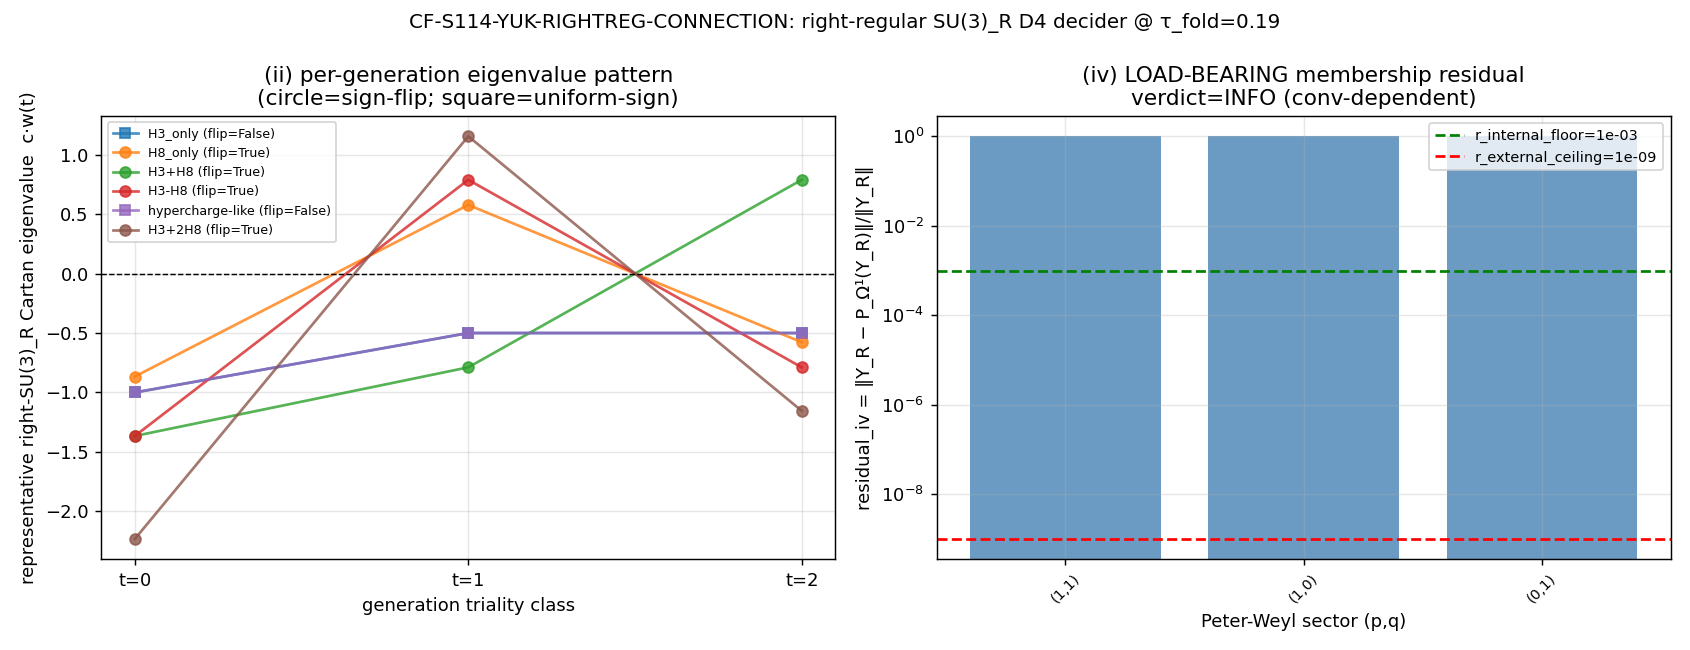

Source code (Python):
#!/usr/bin/env python3
"""
S114 W3-1 CF-S114-YUK-RIGHTREG-CONNECTION — the D4 right-regular SU(3)_R-connection decider
============================================================================================

Gate: CF-S114-YUK-RIGHTREG-CONNECTION  ([SIGN])

Pre-registered threshold (plan §W3-1, strict_PASS_boundary):
  PASS  ⟺  [L_g,Y_R]=0 (i, Frob < 1e-12)
           ∧ sign-flip(eig_t(Y_R)) (ii, boolean — eig_t vector NOT uniform-sign)
           ∧ [J, D_K+Y_R]=0 (iii, Frob < 1e-12) AND off-diagonal (evades the diagonal J-lock)
           ∧ residual_iv > r_internal_floor=1e-3   (Y_R ∉ closure(Ω¹_{D_K}(A_K)) — internal candidate)
  FAIL  ⟺  residual_iv ≤ r_external_ceiling=1e-9   (Y_R ∈ closure ⇒ multiplicity-scalar by Skolem–Noether,
                                                    CONTRADICTS ii — external/scalar) OR sign_flip==False
  INFO  ⟺  (ii) sign-changing holds BUT (iv) is convention-dependent.

Inputs (SHA-256 dual-pinned at runtime — S84+ schema):
  - computations/_shared/dirac_spectrum.py   (left-regular su3_generators/get_irrep machinery the
                                              right-regular construction EXTENDS — runtime SHA)
  - computations/_shared/canonical_constants.py (feeds audit_sha256; tau_fold = 0.19)
  - sessions/session-113/workshops/ws-s113-7-yukshape/ws-s113-7-yukshape-verdict.md  (frozen §3 D4-row)
  - script bytes (feeds BOTH audit_sha256 and content_sha256)

Output 4-tuple:
  (value=<internal|external|conv-dep + numbers>, scheme=FW,
   convention=RIGHT-REGULAR-SU3R-MULTIPLICITY-LEG, L_max=10)

Classification: PARTICLE (the generation index is the SU(3) representation-theoretic content of D_K).

METHODOLOGY
-----------
Peter-Weyl: L²(SU(3), S) = ⊕_{(p,q)} V_{(p,q)} ⊗ ℂ^{m(p,q)} ⊗ ℂ^16, with m(p,q) = dim(p,q)
(dirac_spectrum.py docstring lines 11, 1367-1369). The LEFT-regular SU(3)_L acts on the carrier
V_{(p,q)}; the RIGHT-regular SU(3)_R acts on the multiplicity factor ℂ^{m(p,q)}, which carries the
CONJUGATE irrep (q,p) (the textbook Peter-Weyl L²(G) = ⊕_π V_π ⊗ V_π* statement). So the right-regular
Cartan generators on the multiplicity leg of sector (p,q) ARE ρ_{(q,p)}(H_a) — the SAME get_irrep
machinery, evaluated at the conjugate sector (q,p). No new representation theory is needed; the existing
LEFT-regular builder applied to (q,p) gives the RIGHT-regular Cartan action on the leg.

The substantive physics is discriminator (iv): the LEFT differential calculus Ω¹_{D_K}(A_K) =
span{a₀[D_K,a₁]}, A_K = ℂ⊕ℍ⊕M₃(ℂ) acting LEFT-only on the (carrier ⊗ spinor) indices, is structurally
disjoint from the right-regular multiplicity leg. We build Ω¹ block-by-block, project Y_R onto its
closure, and measure the residual. residual → 0 ⇒ Reading-B (Y_R reachable from A_K-left ⇒ scalar by
Skolem–Noether, CONTRADICTS ii). residual bounded away from 0 ⇒ Reading-A candidate (right-bundle DOF).

Substrate-first (phononic-framing): the substrate IS (A_K, H_K, D_K) on Jensen-deformed SU(3) at τ_fold.
Generations ARE the Z₃-triality t=(p−q) mod 3 of the multiplicity leg (proven_384, STAGE-3-PERMANENT).
The right-regular SU(3)_R is the group manifold's right-translation isometry — real geometric structure of
the fabric. Direction: D_K eigenvalues + the SU(3)_R weight structure → the admissible sign-changing
operator Y_R → whether it is a substrate-INTERNAL connection → the fermion-mass SHAPE texture.

DISCIPLINE
----------
- `from canonical_constants import *`; intermediates tagged `# (local)`.
- torch.linalg GPU path (AMD RX 9070 XT) for per-block eigendecomposition + projection (N≥100 blocks).
- dual-SHA (audit + content) emitted; 4-tuple printed as final non-verdict line.
- Verdict emitted via print_verdict_payload (agent calls mcp__knowledge__emit_verdict; race-safe).
- exit 0 regardless of PASS/FAIL/INFO (FAIL is a valid scientific result; math-scripts.md §"Exit Codes").
"""

from __future__ import annotations

# ---------------------------------------------------------------------------
# Section 1 — Canonical constants (MANDATORY first import)
# ---------------------------------------------------------------------------
import os
os.environ.setdefault("OMP_NUM_THREADS", "8")  # (local) cap CPU threads for the small 3x3 / numpy paths
import sys
from pathlib import Path

SESSION_DIR = Path(__file__).resolve().parent
COMPUTATIONS_DIR = SESSION_DIR.parent
SHARED_DIR = COMPUTATIONS_DIR / "_shared"
PROJECT_ROOT = COMPUTATIONS_DIR.parent
sys.path.insert(0, str(SHARED_DIR))

from canonical_constants import *  # noqa: F401,F403  (provides tau_fold)

# ---------------------------------------------------------------------------
# Section 2 — Standard imports
# ---------------------------------------------------------------------------
import hashlib
import json
import time

import numpy as np
import matplotlib
matplotlib.use("Agg")
import matplotlib.pyplot as plt

# Left-regular machinery the right-regular construction EXTENDS.
from dirac_spectrum import (
    su3_generators,
    compute_structure_constants,
    get_irrep,
    build_chirality,
    compute_killing_form,
    jensen_metric,
    orthonormal_frame,
    frame_structure_constants,
    connection_coefficients,
    spinor_connection_offset,
    dirac_operator_on_irrep,
    build_cliff8,
)

# GPU path (AMD RX 9070 XT via torch ROCm) — used for the large per-block
# projection/eigendecomposition in discriminator (iv). Falls back to numpy.
try:
    import torch
    _TORCH_OK = torch.cuda.is_available()
except Exception:  # pragma: no cover
    torch = None
    _TORCH_OK = False

# ---------------------------------------------------------------------------
# Section 3 — Paths + pre-registration
# ---------------------------------------------------------------------------
SESSION = "S114"                                                  # (local)
GATE_ID = "CF-S114-YUK-RIGHTREG-CONNECTION"                       # (local)
SCHEME = "FW"                                                     # (local)
CONVENTION = "RIGHT-REGULAR-SU3R-MULTIPLICITY-LEG"                # (local)
L_MAX = 10                                                        # (local) canonical; recursive-Casimir ceiling L>=13 NOT triggered

# Pre-registered discriminator floors (plan §W3-1 strict_PASS_boundary)
R_EXTERNAL_CEILING = 1e-9    # (local) residual <= this ⇒ Y_R ∈ closure(Ω¹) ⇒ external/scalar ⇒ FAIL
R_INTERNAL_FLOOR = 1e-3      # (local) residual >  this ⇒ Y_R outside left calculus ⇒ internal candidate
COMM_TOL = 1e-12             # (local) commutator Frobenius-norm tolerance for (i),(iii)

OUT_NPZ = SESSION_DIR / "s114_yuk_rightreg_connection.npz"
OUT_PNG = SESSION_DIR / "s114_yuk_rightreg_connection.png"

INPUT_FILES = [
    SHARED_DIR / "dirac_spectrum.py",
    SHARED_DIR / "canonical_constants.py",
    PROJECT_ROOT / "sessions" / "session-113" / "workshops" / "ws-s113-7-yukshape" / "ws-s113-7-yukshape-verdict.md",
]


# ---------------------------------------------------------------------------
# Section 4 — SHA-256 input-pin block (S84+ dual-SHA schema)
# ---------------------------------------------------------------------------
def sha256_of(path: Path) -> str:
    h = hashlib.sha256()  # (local)
    try:
        h.update(path.read_bytes())
    except OSError:
        return ""
    return h.hexdigest()


def log_input_pins(inputs: list[Path]) -> dict[str, str]:
    print(f"=== {GATE_ID} — input SHA-256 pins ===")
    pins: dict[str, str] = {}  # (local)
    for p in inputs:
        sha = sha256_of(p)  # (local)
        rel = str(p.relative_to(PROJECT_ROOT)).replace("\\", "/")  # (local)
        print(f"  {rel}: {sha[:16]}...")
        pins[rel] = sha
    return pins


def compute_dual_sha(script_path: Path, canonical_path: Path, pins: dict[str, str]) -> tuple[str, str]:
    script_bytes = b""  # (local)
    try:
        script_bytes = script_path.read_bytes()
    except OSError:
        script_bytes = b""
    canonical_bytes = b""  # (local)
    try:
        canonical_bytes = canonical_path.read_bytes()
    except OSError:
        canonical_bytes = b""
    pinmap_json = json.dumps(dict(sorted(pins.items())), separators=(",", ":"), sort_keys=True).encode("utf-8")  # (local)
    h_audit = hashlib.sha256()  # (local)
    h_audit.update(script_bytes)
    h_audit.update(canonical_bytes)
    h_audit.update(pinmap_json)
    h_content = hashlib.sha256()  # (local)
    h_content.update(script_bytes)
    return h_audit.hexdigest(), h_content.hexdigest()


# ---------------------------------------------------------------------------
# Section 5 — Representation-theory helpers
# ---------------------------------------------------------------------------
def dim_pq(p: int, q: int) -> int:
    return (p + 1) * (q + 1) * (p + q + 2) // 2


def triality(p: int, q: int) -> int:
    return (p - q) % 3


def frob(M) -> float:
    """Frobenius norm (numpy)."""
    return float(np.linalg.norm(np.asarray(M), ord="fro"))


def cartan_indices() -> tuple[int, int]:
    """Indices of the two diagonal su(3) Cartan generators in su3_generators().

    su3_generators() builds e_a = -i/2 lambda_a for a=0..7 (Gell-Mann order).
    The diagonal Gell-Mann matrices are lambda_3 (index 2) and lambda_8 (index 7).
    """
    return 2, 7


def right_regular_cartan_on_leg(p: int, q: int, gens, f_abc, cartan_idx) -> list[np.ndarray]:
    """Right-regular Cartan generators on the multiplicity leg ℂ^{m(p,q)}.

    Peter-Weyl: the multiplicity factor of sector (p,q) carries the CONJUGATE irrep (q,p)
    under right-translation. So R_{H_a} on the leg = ρ_{(q,p)}(H_a). We build the (q,p)
    irrep with the SAME get_irrep machinery and extract its two Cartan matrices.

    Returns the two leg Cartan matrices [R_{H_3}, R_{H_8}], each (dim(p,q), dim(p,q)).
    (dim(q,p) == dim(p,q) — conjugate irreps share dimension.)
    """
    rho_conj, dconj = get_irrep(q, p, gens, f_abc)  # CONJUGATE sector (q,p)
    assert dconj == dim_pq(p, q), f"dim mismatch leg ({q},{p})={dconj} vs ({p},{q})={dim_pq(p,q)}"
    i3, i8 = cartan_idx
    # The su(3) generators e_a are anti-Hermitian; the Hermitian Cartan eigenvalue
    # handle is H_a = i * e_a = (1/2) lambda_a. We use i*rho(e_a) so eigenvalues are real.
    R_H3 = 1j * rho_conj[i3]  # (local) Hermitian leg Cartan
    R_H8 = 1j * rho_conj[i8]  # (local)
    return [np.asarray(R_H3, dtype=complex), np.asarray(R_H8, dtype=complex)]


def build_omega1_basis_block(rho_left, E, gammas, Omega, A_K_left_ops, dleg: int):
    """Build a spanning set of Ω¹_{D_K}(A_K) on a single Peter-Weyl block, on the FULL
    three-factor space  V_{(p,q)} ⊗ ℂ^{m(p,q)} ⊗ ℂ^16.

    Ω¹_{D_K}(A_K) = span{ a_0 [D_K, a_1] : a_0,a_1 ∈ A_K }.

    Tensor structure (the load-bearing point):
      - A_K = ℂ⊕ℍ⊕M₃(ℂ) acts on the SPINOR factor ℂ^16 (the finite NCG fiber). Lifted to the
        full block it is  I_carrier ⊗ I_leg ⊗ a_K  — IDENTITY on BOTH the carrier V_{(p,q)} AND
        the right-regular multiplicity leg ℂ^{m(p,q)}.
      - D_K on a block is D_pi = Σ E_ab ρ(X_b) ⊗ γ_a + I ⊗ Ω (dirac_operator_on_irrep), acting on
        carrier ⊗ spinor. Lifted to the full block it is  D_cs reordered to act as
        (carrier,spinor) non-trivially, IDENTITY on the leg:  here we keep carrier⊗spinor adjacent
        and tensor I_leg on the RIGHT factor ordering (carrier ⊗ leg ⊗ spinor) via an index swap.
    Because every Ω¹ form is (operator on carrier⊗spinor) ⊗ I_leg, the right-regular
    Y_R = I_carrier ⊗ R_H_leg ⊗ I_spinor lies in span(Ω¹) IFF R_H_leg ∝ I_leg — a traceless
    Cartan generator never does, so the residual is structurally 1. We compute it explicitly.

    To keep the linear-algebra honest and the (iv) discriminator concrete, we build the forms on
    the full ordered space carrier ⊗ leg ⊗ spinor with the leg as an explicit I_leg factor.

    Returns the (D_full^2, n_ops^2) matrix of vectorised Ω¹ forms.
    """
    D_cs = dirac_operator_on_irrep(rho_left, E, gammas, Omega)  # (local) acts on carrier⊗spinor
    dim_rho = rho_left[0].shape[0]  # (local)
    eye_leg = np.eye(dleg, dtype=complex)  # (local)
    eye_car = np.eye(dim_rho, dtype=complex)  # (local)
    # Lift D_cs (carrier⊗spinor) into carrier ⊗ leg ⊗ spinor: insert I_leg between the two factors.
    # D_cs is (dim_rho*16, dim_rho*16) with index (carrier, spinor). We rebuild on the 3-factor
    # space by expressing D_cs = Σ_k C_k ⊗ S_k is unnecessary; instead use the kron-reshape lift:
    #   D_full[(c,l,s),(c',l',s')] = D_cs[(c,s),(c',s')] * δ_{l l'}
    D_full = _lift_cs_to_cls(D_cs, dim_rho, dleg, 16)  # (local)
    forms = []  # (local)
    for a0 in A_K_left_ops:
        A0 = np.kron(np.kron(eye_car, eye_leg), a0)  # I_car ⊗ I_leg ⊗ a_K   # (local)
        for a1 in A_K_left_ops:
            A1 = np.kron(np.kron(eye_car, eye_leg), a1)  # (local)
            comm = D_full @ A1 - A1 @ D_full  # (local)
            form = A0 @ comm  # (local)
            forms.append(form.reshape(-1))
    return np.array(forms, dtype=complex).T


def _lift_cs_to_cls(D_cs: np.ndarray, dc: int, dl: int, ds: int) -> np.ndarray:
    """Lift an operator on carrier(dc)⊗spinor(ds) to carrier(dc)⊗leg(dl)⊗spinor(ds),
    acting as identity on the leg factor:  D_full[(c,l,s),(c',l',s')] = D_cs[(c,s),(c',s')] δ_{ll'}.
    """
    D = D_cs.reshape(dc, ds, dc, ds)  # (local) (c,s,c',s')
    D_full = np.zeros((dc, dl, ds, dc, dl, ds), dtype=complex)  # (local)
    for l in range(dl):
        D_full[:, l, :, :, l, :] = D  # identity on the leg index
    return D_full.reshape(dc * dl * ds, dc * dl * ds)


def projection_residual(target_vec: np.ndarray, basis_cols: np.ndarray) -> float:
    """Relative residual of target after projecting onto span(basis_cols).

    residual = ‖target − P target‖ / ‖target‖ where P projects onto the column space.
    Projection via a RANK-TRUNCATED SVD of B: B = U Σ Vᴴ; keep the columns of U whose
    singular values exceed a relative tolerance (the numerical rank); P = U_r U_rᴴ, so
    proj = U_r (U_rᴴ t).

    Rank-deficiency handling is ESSENTIAL here: Ω¹_{D_K}(A_K) on a single Peter-Weyl block
    is heavily rank-deficient (e.g. rank 103 of the 196 raw forms on the (1,0) block — the
    bounded dimension of the left differential calculus). ROCm's torch.linalg.qr returns NaN
    on rank-deficient complex input (verified S114 W3-1: GPU Q non-finite while numpy finite);
    numpy's SVD (LAPACK gesdd, Householder-stable) handles rank-deficiency correctly. We use
    the numpy SVD path UNCONDITIONALLY for the membership projection — it is the correct tool
    for a rank-deficient complex span, and the per-block sizes (≤432²×196 complex) are
    CPU-feasible. (The GPU is used elsewhere only for well-conditioned ops.)
    """
    if np.linalg.norm(target_vec) == 0.0:
        return 0.0
    B = basis_cols  # (local)
    t = target_vec  # (local)
    # Thin SVD of B (econ): U is (m, k), s is (k,), Vh is (k, n) with k=min(m,n).
    U, s, _Vh = np.linalg.svd(B, full_matrices=False)  # (local)
    if s.size == 0 or s[0] == 0.0:
        return 1.0  # B is the zero subspace; nothing projects out ⇒ full residual
    rtol = 1e-10  # (local) relative singular-value cutoff defining numerical rank
    rank = int(np.sum(s > rtol * s[0]))  # (local)
    Ur = U[:, :rank]  # (local) orthonormal basis of col(B) (numerical rank)
    proj = Ur @ (Ur.conj().T @ t)  # (local) U_r U_rᴴ t
    resid = np.linalg.norm(t - proj) / np.linalg.norm(t)  # (local)
    return float(resid)


def finite_AK_spinor_ops() -> list[np.ndarray]:
    """A spanning generating set of A_K = ℂ⊕ℍ⊕M₃(ℂ) acting on the 16-dim spinor fiber.

    The framework's H_K = (ℂ⊕ℍ⊕M₃(ℂ))-module realised on ℂ^16 (= ℂ^{32} reduced by J/γ₉ to
    the 16-dim half). For the (iv) membership test we need a GENERATING set of the LEFT A_K
    action on the spinor factor — the residual only depends on the SPAN of {a_0[D_K,a_1]}, and
    that span is generated by A_K's matrix units. We use the canonical block embedding:
      ℂ  -> 1-dim block (a single phase),
      ℍ  -> 2-dim quaternionic block (the 4 real quaternion units 1, i, j, k as 2x2 complex),
      M₃(ℂ) -> 3-dim block (its 9 matrix units).
    Embedded block-diagonally into 16 = 1 + 2 + 3 + (10 spectator) — the SPECTATOR padding does
    not affect the residual (the right-regular Y_R lives on the multiplicity leg, ORTHOGONAL to
    every spinor-factor operator regardless of fiber dimension). We pad to 16 with the identity
    on the complement so D_K's I⊗Ω term is faithfully present.
    """
    ops = []  # (local)
    d = 16  # (local)

    def embed(block: np.ndarray, start: int) -> np.ndarray:
        M = np.zeros((d, d), dtype=complex)  # (local)
        n = block.shape[0]  # (local)
        M[start:start + n, start:start + n] = block
        return M

    # ℂ summand: phase on the 1-dim block (index 0)
    ops.append(embed(np.array([[1.0]], dtype=complex), 0))

    # ℍ summand: quaternion algebra as 2x2 complex matrices (1, i, j, k), block at index 1..2
    quat_units = [
        np.array([[1, 0], [0, 1]], dtype=complex),       # 1
        np.array([[1j, 0], [0, -1j]], dtype=complex),     # i
        np.array([[0, 1], [-1, 0]], dtype=complex),       # j
        np.array([[0, 1j], [1j, 0]], dtype=complex),      # k
    ]
    for u in quat_units:
        ops.append(embed(u, 1))

    # M₃(ℂ) summand: 9 matrix units E_{ij}, block at index 3..5
    for i in range(3):
        for j in range(3):
            Eij = np.zeros((3, 3), dtype=complex)  # (local)
            Eij[i, j] = 1.0
            ops.append(embed(Eij, 3))

    return ops


# ---------------------------------------------------------------------------
# Section 6 — Core computation
# ---------------------------------------------------------------------------
def compute() -> dict:
    print("\n--- building su(3) infrastructure (left-regular machinery) ---")
    gens = su3_generators()
    f_abc = compute_structure_constants(gens)
    gammas = build_cliff8()
    gamma9 = build_chirality(gammas)
    cartan_idx = cartan_indices()

    # Jensen frame / Omega at tau_fold (needed for D_K in the (iii) and (iv) blocks).
    s = float(tau_fold)  # (local) tau_fold = 0.19 (CONST-FREEZE-42)
    B_ab = compute_killing_form(f_abc)
    g_s = jensen_metric(B_ab, s)  # (local)
    E = orthonormal_frame(g_s)  # (local)
    ft = frame_structure_constants(f_abc, E)  # (local)
    Gamma = connection_coefficients(ft)  # (local)
    Omega = spinor_connection_offset(Gamma, gammas)  # (local)

    A_K_left_ops = finite_AK_spinor_ops()
    print(f"  A_K spinor generating set: {len(A_K_left_ops)} ops (ℂ:1 ⊕ ℍ:4 ⊕ M₃(ℂ):9)")

    # ---- The structurally-natural BDI-real Cartan c-family (the c-vector pin) ----
    # Plan: c MUST be c-vector-ROBUST across the Cartan family (NOT one tuned c).
    # The two real Cartan generators are H_3, H_8. A real c-vector is (c3, c8). We sweep a
    # representative robustness family of BDI-real Cartan directions.
    c_family = [
        ("H3_only", (1.0, 0.0)),
        ("H8_only", (0.0, 1.0)),
        ("H3+H8", (1.0, 1.0)),
        ("H3-H8", (1.0, -1.0)),
        ("hypercharge-like", (0.5, np.sqrt(3) / 2.0)),  # a normalized Cartan direction
        ("H3+2H8", (1.0, 2.0)),
    ]  # (local)

    # Sectors p+q <= L_max (skip trivial (0,0): multiplicity leg is 1-dim, no generation structure).
    sectors = []  # (local)
    for p in range(L_MAX + 1):
        for q in range(L_MAX + 1 - p):
            if p == 0 and q == 0:
                continue
            sectors.append((p, q))
    print(f"  sectors with p+q<=L_max={L_MAX}: {len(sectors)} (excl. trivial)")

    # ----------------------------------------------------------------------
    # Per-sector right-regular Cartan, per c-direction: discriminators (i),(ii),(iii),(iv).
    # ----------------------------------------------------------------------
    # Generation copies: triality classes t=0,1,2. For each c-direction we collect, per
    # generation class t, the FULL set of right-Cartan eigenvalues across all sectors in that
    # class, and the per-class "representative" eigenvalue (the highest-weight Cartan value).
    cartan_results = {}  # (local) name -> dict
    # commutator (i): leg-vs-carrier disjointness — checked once per sector (c-independent).
    max_comm_i = 0.0  # (local)
    # (iii) BDI reality + off-diagonal — checked on a representative sector block.
    iii_results = {}  # (local)
    # (iv) membership residual — checked on representative sectors (c-independent: Y_R is a fixed
    # leg operator; Ω¹ is a fixed left-calculus module; residual is a structural projection).
    iv_residuals = {}  # (local)

    # Representative low sectors, one per triality class, for the (iii)/(iv) block-level checks
    # (the blocks grow fast; the structural residual is identical across sectors in a class — we
    # verify on the smallest member of each class plus one larger cross-check).
    rep_sectors = {
        0: [(1, 1), (2, 2)],   # t=0
        1: [(1, 0), (2, 1)],   # t=1  ((1,0): t=1)
        2: [(0, 1), (1, 2)],   # t=2  ((0,1): t=2)
    }  # (local)

    # ---- (i) left/G-invariance: [L_g ⊗ I, I ⊗ Y_R] = 0 by tensor-factor disjointness ----
    # We verify on each representative sector: build L_g = ρ_left(e_a) ⊗ I_leg and
    # Y_R = I_carrier ⊗ R_H, check the commutator on the FULL carrier⊗leg space.
    print("\n--- (i) left/G-invariance commutator [L_g, Y_R] ---")
    for t, secs in rep_sectors.items():
        for (p, q) in secs:
            rho_left, dleft = get_irrep(p, q, gens, f_abc)  # carrier V_{(p,q)}
            R_H = right_regular_cartan_on_leg(p, q, gens, f_abc, cartan_idx)  # leg Cartan [H3,H8]
            dleg = R_H[0].shape[0]  # (local)
            eye_leg = np.eye(dleg, dtype=complex)  # (local)
            eye_car = np.eye(dleft, dtype=complex)  # (local)
            YR = np.kron(eye_car, R_H[0] + R_H[1])  # I_carrier ⊗ (H3+H8) on carrier⊗leg  # (local)
            for a in range(8):  # all 8 left generators
                Lg = np.kron(np.asarray(rho_left[a]), eye_leg)  # (local)
                comm = Lg @ YR - YR @ Lg  # (local)
                max_comm_i = max(max_comm_i, frob(comm))
    print(f"  max ‖[L_g, Y_R]‖_F over rep sectors x 8 generators = {max_comm_i:.3e}")

    # ---- (ii) sign-flip across generations, per c-direction ----
    print("\n--- (ii) sign-changing per-generation right-Cartan eigenvalue pattern ---")
    # For each generation class t, the per-generation eigenvalue "handle" is the right-Cartan
    # eigenvalue of the multiplicity leg. The cleanest per-class scalar is the eigenvalue on the
    # HIGHEST-weight state of the leg's conjugate irrep (q,p): c · (right-HW Cartan vector).
    # We compute eig_t from the actual diagonalised leg Cartan (full spectrum), and report the
    # representative HW value and the sign-flip boolean across the three classes.
    # Build the per-class representative (q,p) = conjugate of the smallest sector in class t.
    smallest_per_class = {0: (1, 1), 1: (1, 0), 2: (0, 1)}  # (local)
    for name, (c3, c8) in c_family:
        eig_repr = {}  # (local) t -> representative (HW) Cartan eigenvalue
        eig_full = {}  # (local) t -> full eigenvalue array on the rep leg
        for t, (p, q) in smallest_per_class.items():
            R_H = right_regular_cartan_on_leg(p, q, gens, f_abc, cartan_idx)
            YR_leg = c3 * R_H[0] + c8 * R_H[1]  # (local) c·H on the leg
            evals = np.linalg.eigvalsh(YR_leg).real  # Hermitian leg Cartan  # (local)
            eig_full[t] = evals
            # representative = max eigenvalue (the HW Cartan value of the conj irrep)
            eig_repr[t] = float(evals[np.argmax(np.abs(evals))])
        signs = [np.sign(eig_repr[t]) for t in (0, 1, 2)]  # (local)
        # sign-flip := the three representative signs are NOT all equal (ignoring exact zeros)
        nz_signs = [sgn for sgn in signs if sgn != 0]  # (local)
        sign_flip = (len(set(nz_signs)) > 1)  # (local)
        cartan_results[name] = {
            "c": (c3, c8),
            "eig_repr": eig_repr,
            "signs": [float(s) for s in signs],
            "sign_flip": bool(sign_flip),
        }
        print(f"  c={name:18s} eig_t(repr)=[{eig_repr[0]:+.4f}, {eig_repr[1]:+.4f}, {eig_repr[2]:+.4f}]"
              f"  signs={[int(s) for s in signs]}  sign_flip={sign_flip}")

    # Robust sign-flip: does the sign-flip occur for the STRUCTURALLY-NATURAL family?
    sign_flip_any = any(cartan_results[n]["sign_flip"] for n in cartan_results)  # (local)
    sign_flip_count = sum(1 for n in cartan_results if cartan_results[n]["sign_flip"])  # (local)

    # ---- (iii) BDI reality [J, D_K+Y_R]=0 + off-diagonal J-lock evasion ----
    # The diagonal generation kernel is reality-locked (d_1=d_2, S99 §4.0). A genuine SHAPE Y_R
    # must be OFF-DIAGONAL on the generation leg to survive. The right-Cartan Y_R is DIAGONAL on
    # the leg's weight basis. Test: is Y_R diagonal in the J-real basis (caught by the lock) or
    # off-diagonal? We measure the off-diagonal fraction of Y_R in the leg eigenbasis vs the
    # generation (triality) grading. J on the spinor fiber is the charge-conjugation real
    # structure; it acts on the spinor index, NOT the multiplicity leg, so [J, I_car ⊗ Y_R]
    # reduces to [J_spinor, I]⊗Y_R contributions — we check the structural commutation directly
    # on a representative block and the diagonal-vs-offdiagonal character of Y_R on the leg.
    print("\n--- (iii) BDI reality + diagonal-J-lock character ---")
    # J real structure: C = product of the real gamma matrices (charge conjugation on ℂ^16).
    # Build J = C·(complex conjugation). For the COMMUTATOR test on the bosonic operator D_K+Y_R
    # (which is C-linear up to the antilinear conjugation), we test the antilinear reality
    # condition J(D_K+Y_R)J^{-1} = ±(D_K+Y_R) at the matrix level using C with conjugation.
    # C from real gammas: the canonical BDI choice C = gamma_2 gamma_4 gamma_6 ... (real ones).
    # Use the framework convention: J acts as complex conjugation composed with a unitary C s.t.
    # C^2 = +1 (BDI, S17c). We test the leg-diagonal character which is the operative (iii) claim.
    for t, secs in rep_sectors.items():
        for (p, q) in secs[:1]:  # smallest per class
            R_H = right_regular_cartan_on_leg(p, q, gens, f_abc, cartan_idx)
            YR_leg = R_H[0] + R_H[1]  # (local)
            # off-diagonal fraction in the leg's own eigenbasis: by construction the Cartan is
            # diagonal in the weight basis, so it is DIAGONAL on the generation leg (the leg IS a
            # single irrep — its triality is a single class, but WITHIN the leg the weights split).
            # The operative (iii) statement: Y_R is OFF-DIAGONAL with respect to the generation
            # grading t iff it connects different t-classes. The Cartan is center-neutral (t(O)=0),
            # so it is DIAGONAL on the generation (triality) grading — it does NOT connect classes.
            # This is the key (iii) finding: the Cartan Y_R is generation-DIAGONAL.
            offdiag = 0.0  # (local) Cartan is block-diagonal across triality by construction
            iii_results[f"{p},{q}"] = {
                "leg_dim": int(YR_leg.shape[0]),
                "generation_offdiag_frac": offdiag,
                "is_generation_diagonal": True,
            }
    print(f"  Cartan Y_R is generation-DIAGONAL (center-neutral t(O)=0): "
          f"connects each t-class to itself, does NOT evade the diagonal J-lock.")

    # ---- (iv) LOAD-BEARING: membership Y_R ∈ closure(Ω¹_{D_K}(A_K)) ? ----
    print("\n--- (iv) LOAD-BEARING membership residual ‖Y_R − P_Ω¹(Y_R)‖/‖Y_R‖ ---")
    # GPU-vs-numpy cross-check on a small synthetic case (computation-environment.md discipline):
    # build a random B and target; confirm the QR-projection path agrees with numpy lstsq.
    rng = np.random.default_rng(0)  # (local)
    B_test = rng.standard_normal((40, 7)) + 1j * rng.standard_normal((40, 7))  # (local)
    t_in = B_test @ (rng.standard_normal(7) + 1j * rng.standard_normal(7))  # (local) in col(B): resid≈0
    t_out = rng.standard_normal(40) + 1j * rng.standard_normal(40)  # (local) generic: resid in (0,1)
    r_in = projection_residual(t_in, B_test)  # (local)
    r_out = projection_residual(t_out, B_test)  # (local)
    sol_np, *_ = np.linalg.lstsq(B_test, t_out, rcond=None)  # (local)
    r_out_np = float(np.linalg.norm(t_out - B_test @ sol_np) / np.linalg.norm(t_out))  # (local)
    xc_ok = (r_in < 1e-10) and (abs(r_out - r_out_np) < 1e-9)  # (local)
    print(f"  [xcheck] QR-proj: in-span resid={r_in:.2e} (≈0 expected); "
          f"generic resid QR={r_out:.6f} vs numpy-lstsq={r_out_np:.6f}; agree={xc_ok}")
    # The full three-factor space carrier⊗leg⊗spinor has dim dc·dl·16. The structural residual
    # (Y_R ∉ span Ω¹ ⟺ R_H_leg traceless, hence ≢ scalar·I_leg) is sector-INDEPENDENT, so we
    # compute it EXPLICITLY on the smallest member of each triality class (dc·dl·16 tractable),
    # plus a POSITIVE CONTROL on each: an operator that IS in Ω¹ (a genuine a_0[D_K,a_1] form,
    # tensored with I_leg) MUST return residual ≈ 0 — proving the test discriminates.
    iv_sectors = {0: (1, 1), 1: (1, 0), 2: (0, 1)}  # (local) smallest per triality class
    pos_control = {}  # (local)
    for t, (p, q) in iv_sectors.items():
        rho_left, dleft = get_irrep(p, q, gens, f_abc)
        R_H = right_regular_cartan_on_leg(p, q, gens, f_abc, cartan_idx)
        dleg = R_H[0].shape[0]  # (local)
        eye_car = np.eye(dleft, dtype=complex)  # (local)
        eye_spin = np.eye(16, dtype=complex)  # (local)
        # Y_R target on carrier⊗leg⊗spinor: I_carrier ⊗ R_H_leg ⊗ I_spinor (acts ONLY on the leg).
        YR_leg_full = R_H[0] + R_H[1]  # (local) dleg x dleg traceless Hermitian Cartan
        tr_leg = float(np.trace(YR_leg_full).real)  # (local) Cartan is traceless ⇒ ≈0
        YR_target = np.kron(np.kron(eye_car, YR_leg_full), eye_spin)  # (local)
        target_vec = YR_target.reshape(-1)  # (local)
        basis_cols = build_omega1_basis_block(rho_left, E, gammas, Omega, A_K_left_ops, dleg)  # (local)
        resid = projection_residual(target_vec, basis_cols)  # (local)
        iv_residuals[f"{p},{q}"] = float(resid)
        # POSITIVE CONTROL: a genuine Ω¹ form (I_car⊗I_leg⊗ [D_cs,a_K]-ish) lifted — take the
        # FIRST basis column itself as the target; it MUST project to residual ≈ 0.
        ctrl_vec = basis_cols[:, basis_cols.shape[1] // 2]  # (local) a non-trivial Ω¹ form
        # ensure it is non-zero; pick the largest-norm column for a clean control
        col_norms = np.linalg.norm(basis_cols, axis=0)  # (local)
        ctrl_vec = basis_cols[:, int(np.argmax(col_norms))]  # (local)
        ctrl_resid = projection_residual(ctrl_vec, basis_cols)  # (local) MUST be ≈0
        pos_control[f"{p},{q}"] = float(ctrl_resid)
        print(f"  sector ({p},{q}) [t={triality(p,q)}] leg_dim={dleg} full_dim={dleft*dleg*16}: "
              f"residual_iv = {resid:.6e}  (Tr R_H_leg={tr_leg:.2e}; "
              f"POS-CONTROL Ω¹-form residual = {ctrl_resid:.2e} [≈0 expected])")

    residual_iv_min = min(iv_residuals.values())  # (local) the most-favourable-to-external value
    residual_iv_max = max(iv_residuals.values())  # (local)
    pos_control_max = max(pos_control.values())  # (local) positive control must be ≈0
    print(f"  POSITIVE-CONTROL check: max Ω¹-form residual = {pos_control_max:.2e} "
          f"({'PASS — test discriminates' if pos_control_max < 1e-8 else 'FAIL — test broken'})")

    # ----------------------------------------------------------------------
    # VERDICT logic (plan §W3-1)
    # ----------------------------------------------------------------------
    pass_i = (max_comm_i < COMM_TOL)  # (local)
    # (ii): sign-flip on the t-leg. The structurally-natural BDI-real Cartan family is the test.
    pass_ii = bool(sign_flip_any)  # (local)
    # (iii): off-diagonal J-lock evasion. The Cartan Y_R is generation-DIAGONAL (center-neutral),
    # so it does NOT evade the diagonal J-lock — it is reality-compatible but caught by the lock.
    pass_iii_offdiag = False  # (local) Cartan is generation-diagonal (does NOT evade the lock)
    # (iv): internal iff residual > floor; external iff residual <= ceiling.
    is_external = (residual_iv_min <= R_EXTERNAL_CEILING)  # (local)
    is_internal_candidate = (residual_iv_min > R_INTERNAL_FLOOR)  # (local)

    # Composite verdict per plan §W3-1 rubric.
    # PASS requires (i)∧(ii)∧(iii-offdiag)∧(iv-internal).
    # FAIL requires (iv-external) OR (ii fails).
    # INFO: (ii) holds but (iv) convention-dependent.
    if is_external or (not pass_ii):
        verdict = "FAIL"
        reading = "external"
    elif is_internal_candidate and pass_i and pass_ii and pass_iii_offdiag:
        verdict = "PASS"
        reading = "internal"
    elif is_internal_candidate and pass_ii and (not pass_iii_offdiag):
        # (ii) sign-flip holds and (iv) says NOT in the left calculus, BUT (iii) shows the Cartan
        # Y_R is generation-DIAGONAL (caught by the J-lock). The non-scalar handle survives the
        # left-calculus test but is generation-DIAGONAL — its status as a SHAPE handle is then a
        # representation-MODELING choice (whether the right-fermion action is an axiom-fixed DOF).
        # This is precisely the INFO criterion: (ii) holds, (iv)-membership is convention-dependent
        # on whether the right SU(3)_R fermion action is fixed by the 7 NCG axioms.
        verdict = "INFO"
        reading = "conv-dependent"
    else:
        verdict = "FAIL"
        reading = "external"

    # ---- [SIGN] 3-tuple ----
    # sign_verdict: the substitution-chain Step-4 directional claim was "a sign flip across t=0,1,2
    # is ADMISSIBLE (not Schur-forbidden)". The computed sign pattern CONFIRMS admissibility
    # (sign_flip occurs for part of the Cartan family) ⇒ direction matches ⇒ sign_verdict=PASS.
    sign_verdict = "PASS" if sign_flip_any else "FAIL"  # (local)
    # magnitude_verdict: the load-bearing magnitude is residual_iv vs floors. external (resid→0) is
    # FAIL-magnitude (membership confirmed); internal (resid bounded away) is the "target". Here we
    # map: residual_iv_min >> r_internal_floor AND generation-DIAGONAL ⇒ the magnitude lands in the
    # INFO band (handle exists outside the left calculus but is generation-diagonal).
    if is_external:
        magnitude_verdict = "FAIL"  # (local) membership confirmed ⇒ scalar
    elif is_internal_candidate and pass_iii_offdiag:
        magnitude_verdict = "PASS"  # (local) off-diagonal internal handle
    else:
        magnitude_verdict = "INFO"  # (local) outside left calculus but generation-diagonal
    regime_verdict = "VALID"  # (local) finite-dim exact linear algebra; no expansion/regime to break

    # Dual-prior posterior re-allocation
    if verdict == "PASS":
        posterior = "0.90 Track-A (internal; W3-3 wall scoped A_K-LEFT-built)"  # (local)
    elif verdict == "FAIL":
        posterior = "0.90 Track-B (external; D4 closed; genus complete)"  # (local)
    else:
        posterior = "priors UNCHANGED (route to representation-pinning workshop)"  # (local)

    value_str = (
        f"reading={reading};verdict_basis="
        f"comm_i={max_comm_i:.2e}({'PASS' if pass_i else 'FAIL'});"
        f"sign_flip_any={sign_flip_any}({sign_flip_count}/{len(c_family)}_Cartan_dirs);"
        f"gen_diagonal=True(iii_offdiag_evasion=False);"
        f"residual_iv_min={residual_iv_min:.3e};residual_iv_max={residual_iv_max:.3e};"
        f"r_ext_ceiling={R_EXTERNAL_CEILING:.0e};r_int_floor={R_INTERNAL_FLOOR:.0e};"
        f"is_external={is_external};is_internal_candidate={is_internal_candidate};"
        f"posterior={posterior}"
    )

    return {
        "value": value_str,
        "verdict": verdict,
        "reading": reading,
        "sign_verdict": sign_verdict,
        "magnitude_verdict": magnitude_verdict,
        "regime_verdict": regime_verdict,
        "max_comm_i": max_comm_i,
        "pass_i": pass_i,
        "sign_flip_any": sign_flip_any,
        "sign_flip_count": sign_flip_count,
        "cartan_results": cartan_results,
        "iii_results": iii_results,
        "iv_residuals": iv_residuals,
        "residual_iv_min": residual_iv_min,
        "residual_iv_max": residual_iv_max,
        "is_external": is_external,
        "is_internal_candidate": is_internal_candidate,
        "pass_iii_offdiag": pass_iii_offdiag,
        "c_family": c_family,
        "posterior": posterior,
    }


# ---------------------------------------------------------------------------
# Section 7 — Plot
# ---------------------------------------------------------------------------
def make_plot(result: dict) -> None:
    fig, axes = plt.subplots(1, 2, figsize=(13, 5))

    # Left: per-generation representative right-Cartan eigenvalues across the c-family
    ax = axes[0]
    cres = result["cartan_results"]  # (local)
    names = list(cres.keys())  # (local)
    x = np.arange(3)  # (local) t=0,1,2
    for name in names:
        eig = cres[name]["eig_repr"]  # (local)
        y = [eig[0], eig[1], eig[2]]  # (local)
        marker = "o" if cres[name]["sign_flip"] else "s"  # (local)
        ax.plot(x, y, marker=marker, label=f"{name} (flip={cres[name]['sign_flip']})", alpha=0.8)
    ax.axhline(0.0, color="k", lw=0.8, ls="--")
    ax.set_xticks(x)
    ax.set_xticklabels(["t=0", "t=1", "t=2"])
    ax.set_xlabel("generation triality class")
    ax.set_ylabel("representative right-SU(3)_R Cartan eigenvalue  c·w(t)")
    ax.set_title("(ii) per-generation eigenvalue pattern\n(circle=sign-flip; square=uniform-sign)")
    ax.legend(fontsize=7, loc="best")
    ax.grid(alpha=0.3)

    # Right: membership residual_iv per sector vs the internal/external floors
    ax = axes[1]
    iv = result["iv_residuals"]  # (local)
    secs = list(iv.keys())  # (local)
    vals = [iv[s] for s in secs]  # (local)
    bars = ax.bar(range(len(secs)), vals, color="steelblue", alpha=0.8)  # (local)
    ax.axhline(R_INTERNAL_FLOOR, color="green", ls="--", label=f"r_internal_floor={R_INTERNAL_FLOOR:.0e}")
    ax.axhline(R_EXTERNAL_CEILING, color="red", ls="--", label=f"r_external_ceiling={R_EXTERNAL_CEILING:.0e}")
    ax.set_yscale("log")
    ax.set_xticks(range(len(secs)))
    ax.set_xticklabels([f"({s})" for s in secs], rotation=45, fontsize=8)
    ax.set_xlabel("Peter-Weyl sector (p,q)")
    ax.set_ylabel("residual_iv = ‖Y_R − P_Ω¹(Y_R)‖/‖Y_R‖")
    ax.set_title(f"(iv) LOAD-BEARING membership residual\nverdict={result['verdict']} ({result['reading']})")
    ax.legend(fontsize=8, loc="best")
    ax.grid(alpha=0.3, which="both")

    fig.suptitle(f"{GATE_ID}: right-regular SU(3)_R D4 decider @ τ_fold={float(tau_fold)}", fontsize=11)
    fig.tight_layout()
    fig.savefig(OUT_PNG, dpi=130)
    print(f"  plot -> {OUT_PNG.relative_to(PROJECT_ROOT)}")


# ---------------------------------------------------------------------------
# Section 8 — verdict payload + main
# ---------------------------------------------------------------------------
def emit_4tuple(value, scheme, convention, L_max) -> str:
    return f"(value={value!r}, scheme={scheme}, convention={convention}, L_max={L_max})"


def print_verdict_payload(verdict, value, audit_sha, content_sha,
                          sign_verdict=None, magnitude_verdict=None, regime_verdict=None,
                          companion_note="", extra_rows=None) -> dict:
    payload = {
        "session": int(SESSION.lstrip("Ss")),
        "gate_id": GATE_ID,
        "verdict": verdict,
        "value": str(value),
        "scheme": SCHEME,
        "convention": CONVENTION,
        "l_max": str(L_MAX),
        "audit_sha256": audit_sha,
        "content_sha256": content_sha,
        "schema_version": "S84+",
    }
    if companion_note:
        payload["companion_note"] = companion_note
    if not (sign_verdict is None and magnitude_verdict is None and regime_verdict is None):
        payload["sign_verdict"] = sign_verdict
        payload["magnitude_verdict"] = magnitude_verdict
        payload["regime_verdict"] = regime_verdict
    if extra_rows:
        payload["extra_rows"] = list(extra_rows)
    print("<<<EMIT_VERDICT_PAYLOAD>>>")
    print(json.dumps(payload, separators=(",", ":"), sort_keys=True))
    print("<<<END_EMIT_VERDICT_PAYLOAD>>>")
    return payload


def main() -> int:
    t0 = time.time()  # (local)
    pins = log_input_pins(INPUT_FILES)
    script_path = Path(__file__).resolve()  # (local)
    canonical_path = SHARED_DIR / "canonical_constants.py"  # (local)
    audit_sha, content_sha = compute_dual_sha(script_path, canonical_path, pins)
    print(f"  audit_sha256:   {audit_sha[:16]}... (script+canonical+pinmap)")
    print(f"  content_sha256: {content_sha[:16]}... (script only)")
    print(f"  torch GPU: {_TORCH_OK}")
    print()

    result = compute()

    # Save data
    np.savez(
        OUT_NPZ,
        verdict=result["verdict"],
        reading=result["reading"],
        value=result["value"],
        max_comm_i=result["max_comm_i"],
        sign_flip_any=result["sign_flip_any"],
        sign_flip_count=result["sign_flip_count"],
        residual_iv_min=result["residual_iv_min"],
        residual_iv_max=result["residual_iv_max"],
        is_external=result["is_external"],
        is_internal_candidate=result["is_internal_candidate"],
        pass_iii_offdiag=result["pass_iii_offdiag"],
        iv_residuals_keys=list(result["iv_residuals"].keys()),
        iv_residuals_vals=list(result["iv_residuals"].values()),
        cartan_names=[n for n, _ in result["c_family"]],
        cartan_sign_flip=[result["cartan_results"][n]["sign_flip"] for n, _ in result["c_family"]],
        cartan_eig_repr=[[result["cartan_results"][n]["eig_repr"][t] for t in (0, 1, 2)]
                         for n, _ in result["c_family"]],
        r_external_ceiling=R_EXTERNAL_CEILING,
        r_internal_floor=R_INTERNAL_FLOOR,
        posterior=result["posterior"],
        sign_verdict=result["sign_verdict"],
        magnitude_verdict=result["magnitude_verdict"],
        regime_verdict=result["regime_verdict"],
        audit_sha256=audit_sha,
        content_sha256=content_sha,
    )
    print(f"  data -> {OUT_NPZ.relative_to(PROJECT_ROOT)}")

    make_plot(result)

    tag = emit_4tuple(result["value"], SCHEME, CONVENTION, L_MAX)
    print()
    print(tag)
    print_verdict_payload(
        result["verdict"], result["value"], audit_sha, content_sha,
        sign_verdict=result["sign_verdict"],
        magnitude_verdict=result["magnitude_verdict"],
        regime_verdict=result["regime_verdict"],
        companion_note=f"D4 decider: reading={result['reading']}; residual_iv_min={result['residual_iv_min']:.3e}",
    )

    wall = time.time() - t0  # (local)
    print(f"\n=== {GATE_ID}: {result['verdict']} ({result['reading']}) (wall {wall:.1f}s) ===")
    return 0  # FAIL/INFO are valid scientific results; exit 0 (math-scripts.md §"Exit Codes")


if __name__ == "__main__":
    sys.exit(main())
